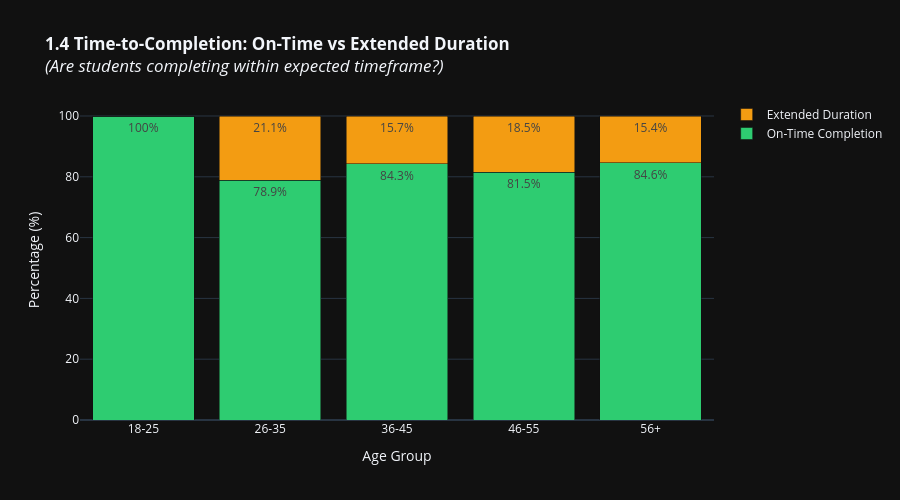

Notebook code for this chart:
### Code cell
# ==========================================
# CHART 1.4: Time-to-Completion Analysis
# ==========================================
# Calculate actual duration vs expected duration
completed_students = master_df[master_df['Completed'] == 1].groupby('STUDENT ID').agg({
    'COURSE_DURATION_DAYS': 'first',
    'Age_Group': 'first',
    'PERIOD': 'count'  # Number of semesters recorded
}).reset_index()
completed_students.columns = ['STUDENT ID', 'Expected_Duration_Days', 'Age_Group', 'Semesters_Taken']

# Expected semesters (assuming ~170 days per semester)
completed_students['Expected_Semesters'] = (completed_students['Expected_Duration_Days'] / 170).round(0)
completed_students['On_Time'] = completed_students['Semesters_Taken'] <= completed_students['Expected_Semesters']

# Distribution
ontime_dist = completed_students.groupby('Age_Group')['On_Time'].value_counts(normalize=True).unstack().fillna(0) * 100
ontime_dist = ontime_dist.reset_index()

fig = go.Figure()

fig.add_trace(go.Bar(
    name='On-Time Completion',
    x=ontime_dist['Age_Group'],
    y=ontime_dist.get(True, 0),
    marker_color='#2ecc71',
    text=ontime_dist.get(True, 0).round(1),
    texttemplate='%{text}%'
))

fig.add_trace(go.Bar(
    name='Extended Duration',
    x=ontime_dist['Age_Group'],
    y=ontime_dist.get(False, 0),
    marker_color='#f39c12',
    text=ontime_dist.get(False, 0).round(1),
    texttemplate='%{text}%'
))

fig.update_layout(
    title='<b>1.4 Time-to-Completion: On-Time vs Extended Duration</b><br><i>(Are students completing within expected timeframe?)</i>',
    barmode='stack',
    yaxis_title='Percentage (%)',
    xaxis_title='Age Group',
    height=500
)

fig.show()

### Figure 1 — Plotly figure (JSON) as saved in the notebook; plotly's stock layout.template omitted (floating-point values rounded to 4 significant figures)
{"data": [{"marker": {"color": "#2ecc71"}, "name": "On-Time Completion", "text": [100, 78.9, 84.3, 81.5, 84.6], "texttemplate": "%{text}%", "type": "bar", "x": ["18-25", "26-35", "36-45", "46-55", "56+"], "y": [100, 78.87, 84.31, 81.54, 84.62]}, {"marker": {"color": "#f39c12"}, "name": "Extended Duration", "text": [0, 21.1, 15.7, 18.5, 15.4], "texttemplate": "%{text}%", "type": "bar", "x": ["18-25", "26-35", "36-45", "46-55", "56+"], "y": [0, 21.13, 15.69, 18.46, 15.38]}], "layout": {"barmode": "stack", "height": 500, "title": {"text": "<b>1.4 Time-to-Completion: On-Time vs Extended Duration</b><br><i>(Are students completing within expected timeframe?)</i>"}, "xaxis": {"title": {"text": "Age Group"}}, "yaxis": {"title": {"text": "Percentage (%)"}}}}
